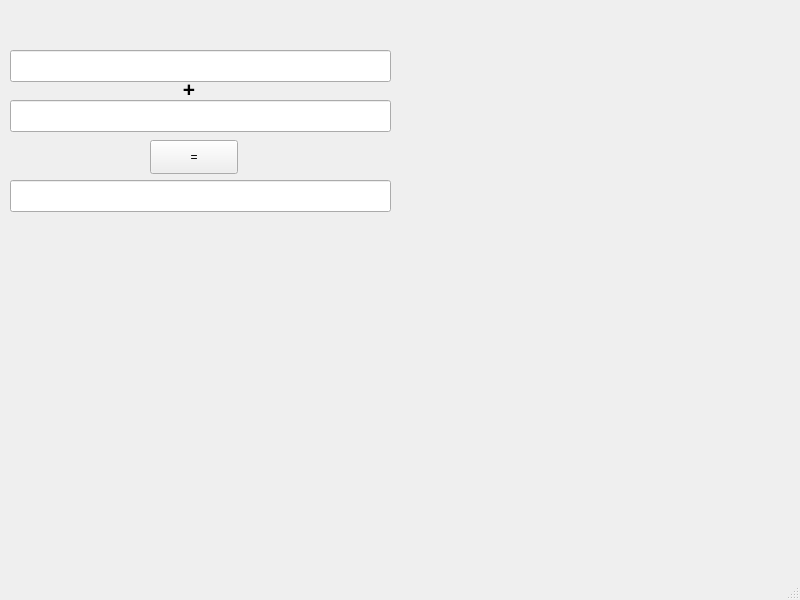
<?xml version="1.0" encoding="UTF-8"?>
<ui version="4.0">
 <class>MainWindow</class>
 <widget class="QMainWindow" name="MainWindow">
  <property name="geometry">
   <rect>
    <x>0</x>
    <y>0</y>
    <width>800</width>
    <height>600</height>
   </rect>
  </property>
  <property name="windowTitle">
   <string>MainWindow</string>
  </property>
  <widget class="QWidget" name="centralwidget">
   <widget class="QLineEdit" name="num1">
    <property name="geometry">
     <rect>
      <x>10</x>
      <y>50</y>
      <width>381</width>
      <height>32</height>
     </rect>
    </property>
   </widget>
   <widget class="QLineEdit" name="num2">
    <property name="geometry">
     <rect>
      <x>10</x>
      <y>100</y>
      <width>381</width>
      <height>32</height>
     </rect>
    </property>
   </widget>
   <widget class="QPushButton" name="pushButton">
    <property name="geometry">
     <rect>
      <x>150</x>
      <y>140</y>
      <width>88</width>
      <height>34</height>
     </rect>
    </property>
    <property name="text">
     <string>=</string>
    </property>
   </widget>
   <widget class="QLabel" name="label">
    <property name="geometry">
     <rect>
      <x>160</x>
      <y>80</y>
      <width>58</width>
      <height>18</height>
     </rect>
    </property>
    <property name="font">
     <font>
      <pointsize>16</pointsize>
      <weight>75</weight>
      <bold>true</bold>
     </font>
    </property>
    <property name="text">
     <string>+</string>
    </property>
    <property name="alignment">
     <set>Qt::AlignCenter</set>
    </property>
   </widget>
   <widget class="QLineEdit" name="result">
    <property name="geometry">
     <rect>
      <x>10</x>
      <y>180</y>
      <width>381</width>
      <height>32</height>
     </rect>
    </property>
   </widget>
  </widget>
  <widget class="QMenuBar" name="menubar">
   <property name="geometry">
    <rect>
     <x>0</x>
     <y>0</y>
     <width>800</width>
     <height>30</height>
    </rect>
   </property>
  </widget>
  <widget class="QStatusBar" name="statusbar"/>
 </widget>
 <resources/>
 <connections/>
</ui>
